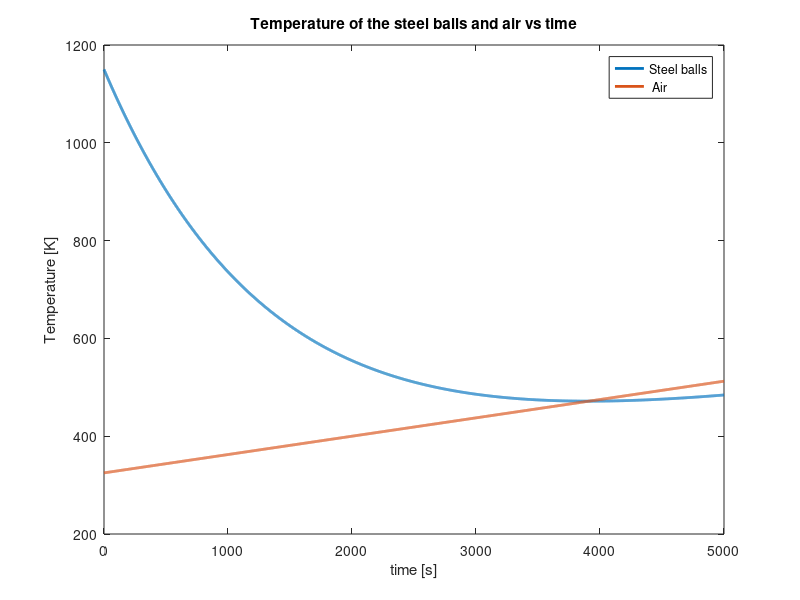

Reproduce this figure in MATLAB.
% Steel spheres with a diameter of 12 mm (conductivity = 40 W/m/K, density = 7800 kg/m³, and specific heat = 600 J/kg/K)
% are tempered by rapidly heating them to 1150 K and then cooling them slowly to a final temperature of 400 K
% in an environment with air, whose temperature T_air increases over time: T_air = 325 K + 0.0375 K/s × t,
% where t is the time elapsed since the beginning of the cooling process.
% Calculate numerically, using the implicit Euler scheme, the time evolution of the temperature of the spheres,
% assuming a heat transfer coefficient of 20 W/m²K and that the entire external surface of the spheres is in
% contact with the air.
% Perform a one-dimensional analysis to show the time evolution of the average temperature of the spheres and
% determine after how long it becomes equal to that of the air. Verify the obtained result using the forward Euler scheme.
% Finally, compare the obtained results with the zero-dimensional analysis conducted in Exercise 4 of Lab #7.

% Laib 9, exercise 5
% Simone Canevarolo
% S269893
% 30/12/2024

clear all
close all
clc

dd_tot = 12e-3; % m
dd = dd_tot/2;

kk = 40; % W/m/K
rovol = 7800; % kg/m^3
cp = 600; % J/kg/K

T0 = 1150; % K
Tend = 400; % K
hh = 20; % W/m^2/K

% Temperature of the air over time (t)
T_air = @(t) 325+0.0375*t;

dx = 1e-4; % m
xx = (0:dx:dd)';
Nx = length(xx);

dt = 1; % s
tt = (0:dt:5000);
Nt = length(tt);

Tm = T0*ones(Nx,1);
Tmedia = T0*ones(Nt,1);

aa = kk*dt/rovol/cp/dx^2;

% Solve the problem using BE method (implicit)

for ii = 2:Nt

    sub_diag = -aa*ones(Nx,1);
    main_diag = (1+2*aa)*ones(Nx,1);
    sup_diag = sub_diag;
    
    Band = [[sub_diag(2:end);0], main_diag, [0;sup_diag(1:end-1)]];
    
    AA = spdiags(Band,-1:1,Nx,Nx);
    
    bb = Tm;

    Taria = T_air(ii);
    
    AA(1,1) = kk/dx+hh;
    AA(1,2) = -kk/dx;
    bb(1) = hh*Taria;
    
    AA(end,end-1) = -1;
    AA(end,end) = 1;
    bb(end) = 0;
    
    TT = AA\bb;
    
    Tmedia(ii) = mean(TT);
    
    Tm = TT;

end

figure(1)
plot(tt,Tmedia,'LineWidth',2)
hold on
plot(tt,T_air(tt), 'LineWidth',2)
title('Temperature of the steel balls and air vs time')
xlabel('time [s]')
ylabel('Temperature [K]')
legend('Steel balls', ' Air', 'Location','best')



%% TERMINARE CON FORWARD EULER E L'ANALISI 0-DIMENSIONALE!
